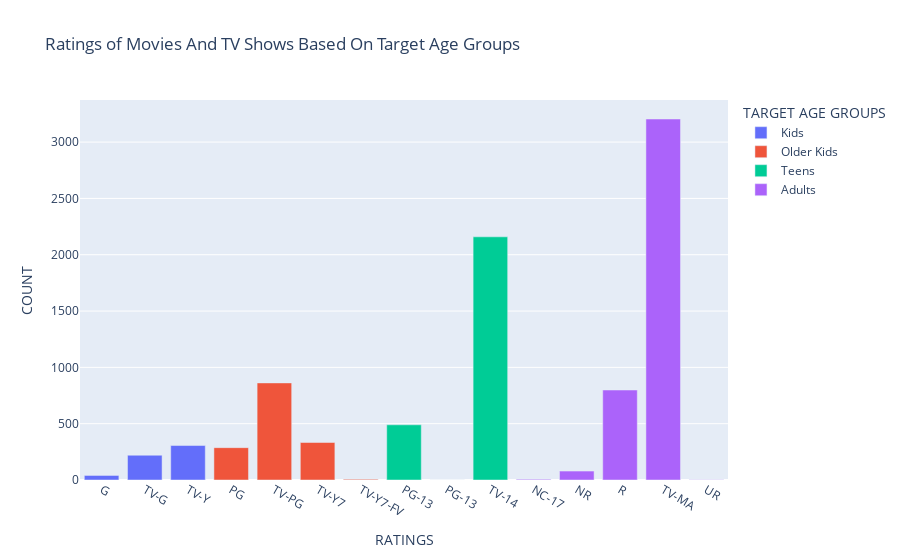

The notebook cell this image was saved under:
### Code cell
# rating_df = generate_rating_df(data)
fig = px.bar(rating_df, x='rating', y='counts', color='target_ages',
             title='Ratings of Movies And TV Shows Based On Target Age Groups',  
             labels={'counts':'COUNT', 'rating':'RATINGS', 'target_ages':'TARGET AGE GROUPS'})
fig.show()

### Figure 1 — Plotly figure (JSON) as saved in the notebook; plotly's stock layout.template omitted (floating-point values rounded to 4 significant figures)
{"data": [{"alignmentgroup": "True", "hovertemplate": "TARGET AGE GROUPS=Kids<br>RATINGS=%{x}<br>COUNT=%{y}<extra></extra>", "legendgroup": "Kids", "marker": {"color": "#636efa", "pattern": {"shape": ""}}, "name": "Kids", "offsetgroup": "Kids", "orientation": "v", "showlegend": true, "textposition": "auto", "type": "bar", "x": ["G", "TV-G", "TV-Y"], "xaxis": "x", "y": [41, 220, 306], "yaxis": "y"}, {"alignmentgroup": "True", "hovertemplate": "TARGET AGE GROUPS=Older Kids<br>RATINGS=%{x}<br>COUNT=%{y}<extra></extra>", "legendgroup": "Older Kids", "marker": {"color": "#EF553B", "pattern": {"shape": ""}}, "name": "Older Kids", "offsetgroup": "Older Kids", "orientation": "v", "showlegend": true, "textposition": "auto", "type": "bar", "x": ["PG", "TV-PG", "TV-Y7", "TV-Y7-FV"], "xaxis": "x", "y": [287, 862, 333, 6], "yaxis": "y"}, {"alignmentgroup": "True", "hovertemplate": "TARGET AGE GROUPS=Teens<br>RATINGS=%{x}<br>COUNT=%{y}<extra></extra>", "legendgroup": "Teens", "marker": {"color": "#00cc96", "pattern": {"shape": ""}}, "name": "Teens", "offsetgroup": "Teens", "orientation": "v", "showlegend": true, "textposition": "auto", "type": "bar", "x": ["PG-13", "PG-13 ", "TV-14"], "xaxis": "x", "y": [490, 1, 2159], "yaxis": "y"}, {"alignmentgroup": "True", "hovertemplate": "TARGET AGE GROUPS=Adults<br>RATINGS=%{x}<br>COUNT=%{y}<extra></extra>", "legendgroup": "Adults", "marker": {"color": "#ab63fa", "pattern": {"shape": ""}}, "name": "Adults", "offsetgroup": "Adults", "orientation": "v", "showlegend": true, "textposition": "auto", "type": "bar", "x": ["NC-17", "NR", "R", "TV-MA", "UR"], "xaxis": "x", "y": [6, 79, 799, 3205, 3], "yaxis": "y"}], "layout": {"barmode": "relative", "legend": {"title": {"text": "TARGET AGE GROUPS"}, "tracegroupgap": 0}, "title": {"text": "Ratings of Movies And TV Shows Based On Target Age Groups"}, "xaxis": {"anchor": "y", "domain": [0, 1], "title": {"text": "RATINGS"}}, "yaxis": {"anchor": "x", "domain": [0, 1], "title": {"text": "COUNT"}}}}
